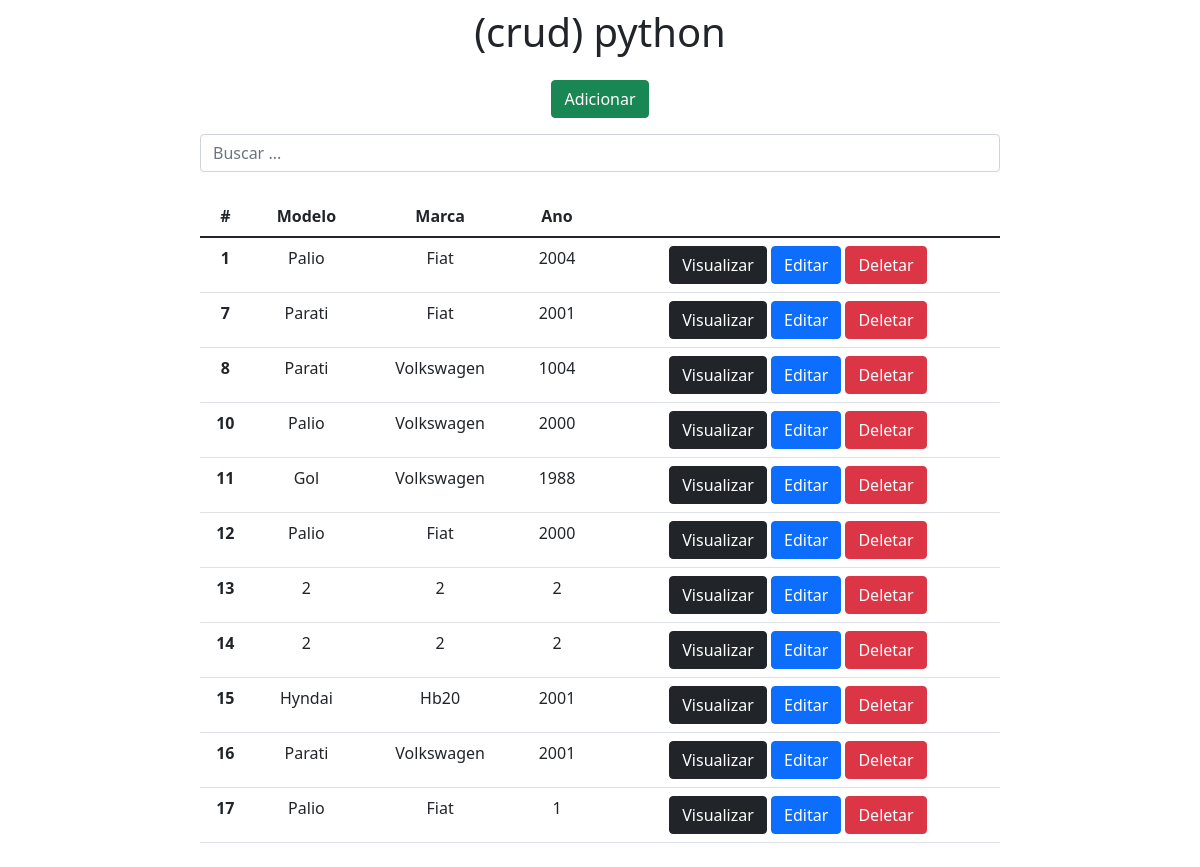
The page / on the database its author committed.
### app/models.py (models this page shows)
class Carros(models.Model):
    modelo = models.CharField(max_length=150)
    marca = models.CharField(max_length=100)
    ano = models.IntegerField()

### app/views.py (the view)
# urls.py: 2. Add a URL to urlpatterns:  path('', views.home, name='home')
def home(request):
    data = {}
    search = request.GET.get('search')
    if search:
        data['db'] = Carros.objects.filter(modelo__icontains=search)
    else:
        data['db']=Carros.objects.all()
    return render(request, 'index.html', data)

### app/templates/index.html (shortened to what this page needs)
<!DOCTYPE html>
<html lang="pt-br">
<head>
    <link href="https://cdn.jsdelivr.net/npm/bootstrap@5.1.3/dist/css/bootstrap.min.css" rel="stylesheet">
</head>
<body>
    <div class="col-8 m-auto pt-2 pb-2 text-center">
        <h1>(crud) python</h1>
    </div>
    <div class="col-8 m-auto pt-2 pb-2 text-center">
        <a href="/form" class="btn btn-success">Adicionar</a>
    </div>
    <div class="col-8 m-auto pt-2 pb-2 text-center">
        <form method="get">
            <input type="text" id="search" name="search" class="form-control" placeholder="Buscar ..."/>
        </form>
    </div>
    <div class="col-8 m-auto pt-3 pb-2 text-center">
        <table class="table">
          <thead class="thead-dark">
            <tr>
              <th scope="col">#</th>
              <th scope="col">Modelo</th>
              <th scope="col">Marca</th>
              <th scope="col">Ano</th>
            </tr>
          </thead>
          <tbody>
          {% for dbs in db %}
             <tr>
              <th scope="row">{{dbs.id}}</th>
              <td>{{dbs.modelo}}</td>
              <td>{{dbs.marca}}</td>
              <td>{{dbs.ano}}</td>
              <td>
                  <a href="/view/{{dbs.id}}/" class="btn btn-dark">Visualizar</a>
                  <a href="/edit/{{dbs.id}}/" class="btn btn-primary">Editar</a>
                  <a href="/delete/{{dbs.id}}/" class="btn btn-danger btnDel">Deletar</a>
              </td>
            </tr>
          {% endfor %}
          </tbody>
        </table>
    </div>
    {% load static %}
</body>
</html>

### rows shown on the page
Carros: id "1", modelo "Palio", marca "Fiat", ano "2004"
Carros: id "7", modelo "Parati", marca "Fiat", ano "2001"
Carros: id "8", modelo "Parati", marca "Volkswagen", ano "1004"
Carros: id "10", modelo "Palio", marca "Volkswagen", ano "2000"
Carros: id "11", modelo "Gol", marca "Volkswagen", ano "1988"
Carros: id "12", modelo "Palio", marca "Fiat", ano "2000"
Carros: id "13", modelo "2", marca "2", ano "2"
Carros: id "14", modelo "2", marca "2", ano "2"
Carros: id "15", modelo "Hyndai", marca "Hb20", ano "2001"
Carros: id "16", modelo "Parati", marca "Volkswagen", ano "2001"
Carros: id "17", modelo "Palio", marca "Fiat", ano "1"
